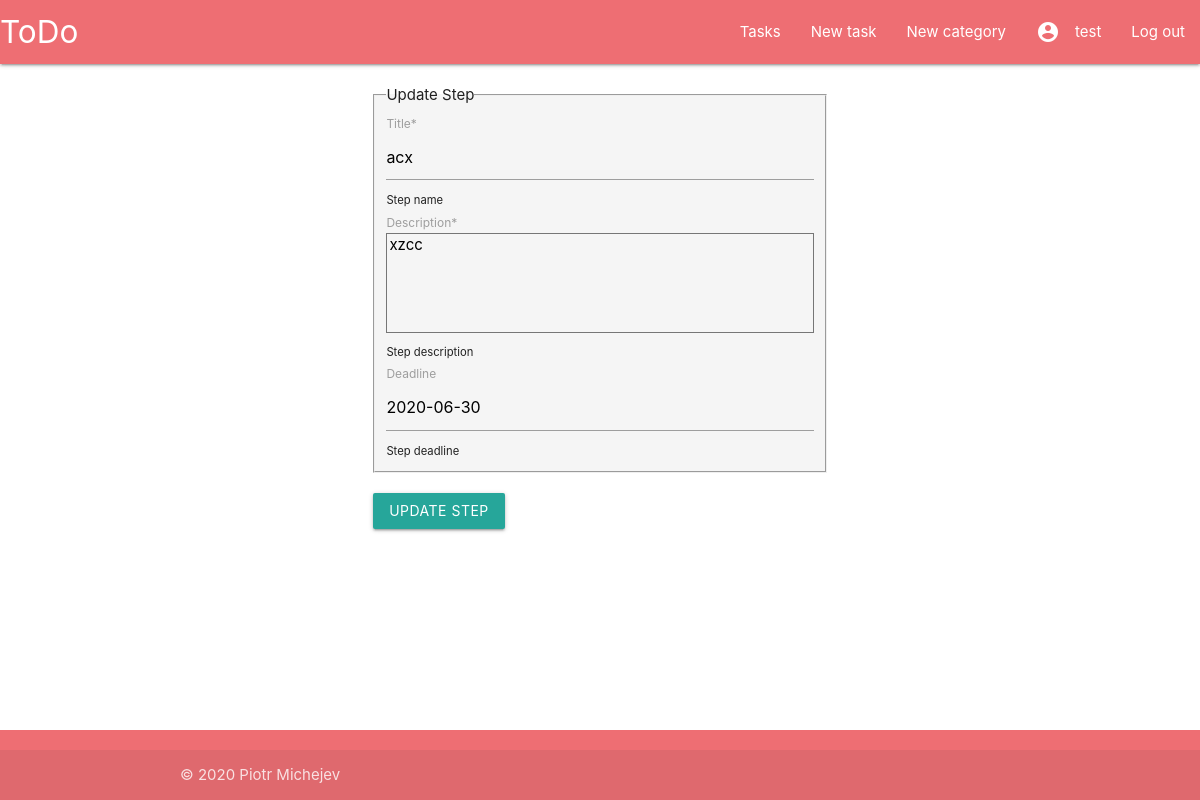
The app's page /todoapp/step/26/update (signed in), older data.
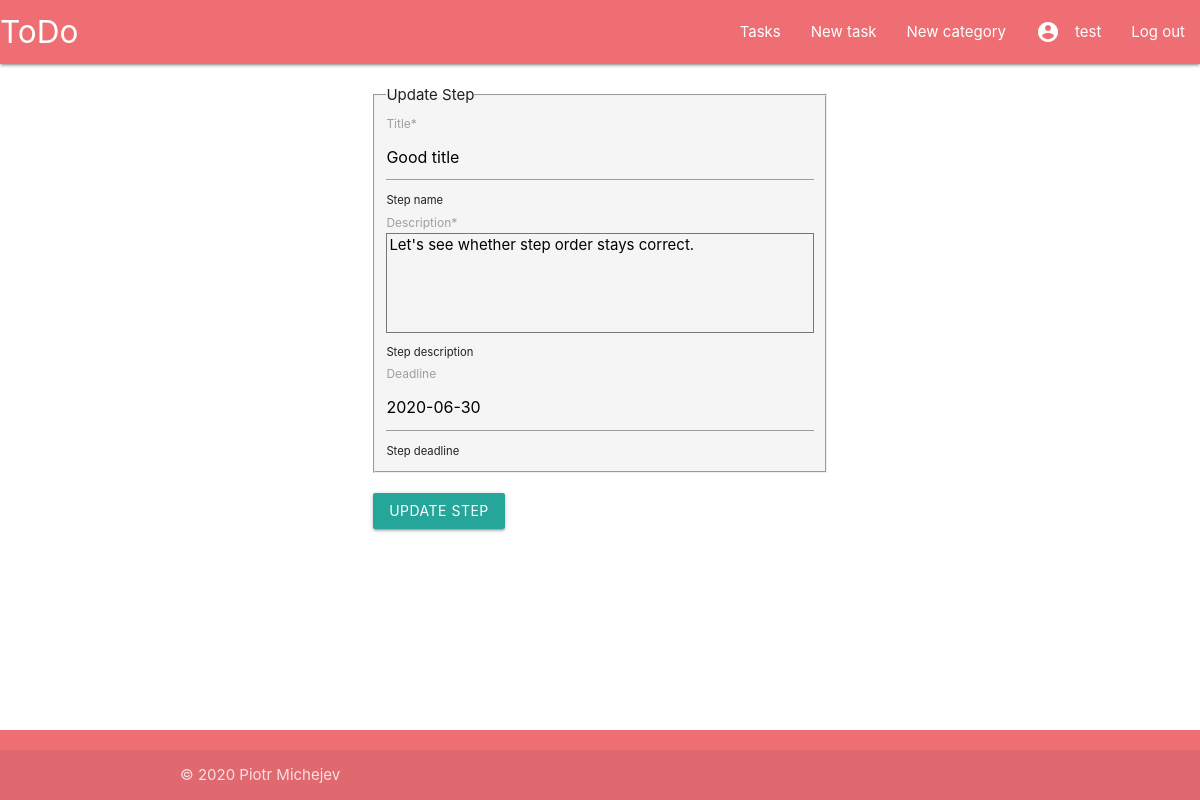
The same page, newer data.
### todoapp/models.py (models this page shows, shortened)
class Step(models.Model):
    title = models.CharField('Title', max_length=200, help_text="Step name")
    description = models.TextField('Description', max_length=1000, help_text='Step description')
    due_date = models.DateField('Deadline', null=True, blank=True, help_text='Step deadline')
    task_id = models.ForeignKey('Task', on_delete=models.SET_NULL, null=True, related_name='steps')
    lookup_id = models.UUIDField(default=uuid.uuid4, editable=False, db_index=True)
    class Meta:
        verbose_name = 'Step'
        verbose_name_plural = 'Steps'
        ordering = ['number']
    def order():
        default_number = 0
        return default_number
    number = models.IntegerField('Step number', default=order)

### todoapp/views.py (the view, shortened to what this page needs)
# urls.py: path('step/<int:pk>/update', views.StepUpdateView.as_view(), name='step-update'),
class StepUpdateView(UserPassesTestMixin, LoginRequiredMixin, UpdateView):
    model = Step
    form_class = StepUpdateForm
    template_name = "step_form.html"
    def test_func(self):
        step = self.get_object()
        return self.request.user == step.task_id.user

### todoapp/forms.py
class StepUpdateForm(forms.ModelForm):
    class Meta:
        model = Step
        fields = ['title', 'description', 'due_date', 'task_id']
        widgets = {'description': forms.Textarea(attrs={'style': 'resize:none; height: 100px;'}),
               'due_date': forms.DateInput(attrs={'class': 'datepicker'}), 'task_id': forms.HiddenInput}

### todoapp/templates/step_form.html (shortened to what this page needs)
{% extends "base.html" %}
{% load crispy_forms_tags %}
{% block content %}
    <div class="container col s12">
        <div class="row">
            <div class="col s3"></div>
            <div class="col s6">
                <div class="row">
                <form method="POST">
                    <fieldset class="grey lighten-4 row">
                        <legend class="border-bottom mb-4">{% if object %}Update Step{% else %}New Step{% endif %}</legend>
                        {{ form|crispy }}
                    </fieldset>
                    <div class="row">
                        <button class="btn waves-effect waves-light" type="submit">{% if object %}Update Step{% else %}Create Step{% endif %}</button>
                    </div>
                </form>
                </div>
            </div>
        </div>
    </div>
{% endblock %}

Row changes from the older to the newer data that the page shows:
changed Step: title "acx" → "Good title"; description "xzcc" → "Let's see whether step order stays correct."
